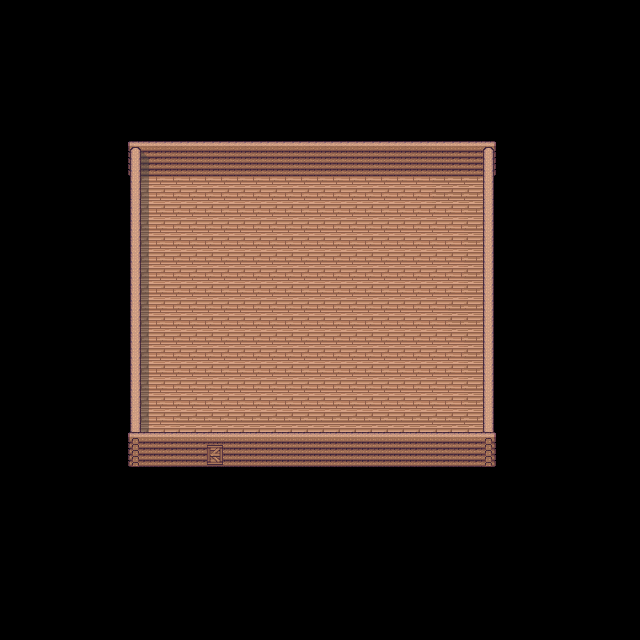

This is a level from a 2D game, rendered from its Tiled map with the project's own tilesets. A one-line summary and the complete map file follow:
An orthogonal 40x40 tile map with 16x16 px tiles, 2 tile layers (background, collision), 2 tilesets and 1 object (goout01).

<map version="1.0" tiledversion="1.1.6" orientation="orthogonal" renderorder="right-down" width="40" height="40" tilewidth="16" tileheight="16" infinite="0" nextobjectid="2">
 <tileset firstgid="1" name="chajda_int2" tilewidth="16" tileheight="16" tilecount="56" columns="7">
  <image source="chajda_int2.png" width="112" height="128" />
 </tileset>
 <tileset firstgid="57" name="chajda_int" tilewidth="16" tileheight="16" tilecount="234" columns="18">
  <image source="chajda_int.png" width="288" height="208" />
 </tileset>
 <layer name="background" width="40" height="40">
  <data encoding="csv">
7,7,7,7,7,7,7,7,7,7,7,7,7,7,7,7,7,7,7,7,7,7,7,7,7,7,7,7,7,7,7,7,7,7,7,7,7,7,7,7,
7,7,7,7,7,7,7,7,7,7,7,7,7,7,7,7,7,7,7,7,7,7,7,7,7,7,7,7,7,7,7,7,7,7,7,7,7,7,7,7,
7,7,7,7,7,7,7,7,7,7,7,7,7,7,7,7,7,7,7,7,7,7,7,7,7,7,7,7,7,7,7,7,7,7,7,7,7,7,7,7,
7,7,7,7,7,7,7,7,7,7,7,7,7,7,7,7,7,7,7,7,7,7,7,7,7,7,7,7,7,7,7,7,7,7,7,7,7,7,7,7,
7,7,7,7,7,7,7,7,7,7,7,7,7,7,7,7,7,7,7,7,7,7,7,7,7,7,7,7,7,7,7,7,7,7,7,7,7,7,7,7,
7,7,7,7,7,7,7,7,7,7,7,7,7,7,7,7,7,7,7,7,7,7,7,7,7,7,7,7,7,7,7,7,7,7,7,7,7,7,7,7,
7,7,7,7,7,7,7,7,7,7,7,7,7,7,7,7,7,7,7,7,7,7,7,7,7,7,7,7,7,7,7,7,7,7,7,7,7,7,7,7,
7,7,7,7,7,7,7,7,7,7,7,7,7,7,7,7,7,7,7,7,7,7,7,7,7,7,7,7,7,7,7,7,7,7,7,7,7,7,7,7,
7,7,7,7,7,7,7,7,1,2,2,2,2,2,2,2,2,2,2,2,2,2,2,2,2,2,2,2,2,5,6,7,7,7,7,7,7,7,7,7,
7,7,7,7,7,7,7,7,8,9,10,10,10,10,10,10,10,10,10,10,10,10,10,10,10,10,10,11,12,12,13,7,7,7,7,7,7,7,7,7,
7,7,7,7,7,7,7,7,15,16,17,17,17,17,17,17,17,17,17,17,17,17,17,17,17,17,17,18,19,19,20,7,7,7,7,7,7,7,7,7,
7,7,7,7,7,7,7,7,22,23,24,24,24,24,24,24,24,24,24,24,24,24,24,24,24,24,24,25,26,26,27,7,7,7,7,7,7,7,7,7,
7,7,7,7,7,7,7,7,29,30,24,24,24,24,24,24,24,24,24,24,24,24,24,24,24,24,24,25,33,33,34,7,7,7,7,7,7,7,7,7,
7,7,7,7,7,7,7,7,22,23,24,24,24,24,24,24,24,24,24,24,24,24,24,24,24,24,24,24,24,25,27,7,7,7,7,7,7,7,7,7,
7,7,7,7,7,7,7,7,22,23,24,24,31,31,31,31,31,31,31,31,31,31,31,31,31,31,31,31,31,32,27,7,7,7,7,7,7,7,7,7,
7,7,7,7,7,7,7,7,22,23,24,24,31,31,31,31,31,31,31,31,31,31,31,31,31,31,31,31,31,32,27,7,7,7,7,7,7,7,7,7,
7,7,7,7,7,7,7,7,22,23,24,24,31,31,31,31,31,31,31,31,31,31,31,31,31,31,31,31,31,32,27,7,7,7,7,7,7,7,7,7,
7,7,7,7,7,7,7,7,22,23,24,24,31,31,31,31,31,31,31,31,31,31,31,31,31,31,31,31,31,32,27,7,7,7,7,7,7,7,7,7,
7,7,7,7,7,7,7,7,22,23,24,31,31,31,31,31,31,31,31,31,31,31,31,31,31,31,31,31,31,32,27,7,7,7,7,7,7,7,7,7,
7,7,7,7,7,7,7,7,22,23,24,31,31,31,31,31,31,31,31,31,31,31,31,31,31,31,31,31,32,25,27,7,7,7,7,7,7,7,7,7,
7,7,7,7,7,7,7,7,22,23,24,31,31,31,31,31,31,31,31,31,31,31,31,31,31,31,31,31,32,32,27,7,7,7,7,7,7,7,7,7,
7,7,7,7,7,7,7,7,22,23,24,24,31,31,31,31,31,31,31,31,31,31,31,31,31,31,31,31,31,32,27,7,7,7,7,7,7,7,7,7,
7,7,7,7,7,7,7,7,22,23,24,24,31,31,31,31,31,31,31,31,31,31,31,31,31,31,31,31,31,32,27,7,7,7,7,7,7,7,7,7,
7,7,7,7,7,7,7,7,22,23,24,24,31,31,31,31,31,31,31,31,31,31,31,31,31,31,31,31,31,32,27,7,7,7,7,7,7,7,7,7,
7,7,7,7,7,7,7,7,22,23,24,24,31,31,31,31,31,31,31,31,31,31,31,31,31,31,31,31,31,32,27,7,7,7,7,7,7,7,7,7,
7,7,7,7,7,7,7,7,29,30,31,31,31,31,31,31,31,31,31,31,31,31,31,31,31,31,31,31,31,32,34,7,7,7,7,7,7,7,7,7,
7,7,7,7,7,7,7,7,29,30,31,32,32,32,32,32,32,32,32,32,32,32,32,32,32,32,32,33,32,33,34,7,7,7,7,7,7,7,7,7,
7,7,7,7,7,7,7,7,36,39,40,39,37,38,39,39,39,39,39,39,39,39,39,39,39,39,39,40,39,40,41,7,7,7,7,7,7,7,7,7,
7,7,7,7,7,7,7,7,43,46,47,46,44,45,46,46,46,46,46,46,46,46,46,46,46,46,46,47,46,47,48,7,7,7,7,7,7,7,7,7,
7,7,7,7,7,7,7,7,50,53,54,53,51,52,53,53,53,53,53,53,53,53,53,53,53,53,53,54,53,54,55,7,7,7,7,7,7,7,7,7,
7,7,7,7,7,7,7,7,7,7,7,7,7,7,7,7,7,7,7,7,7,7,7,7,7,7,7,7,7,7,7,7,7,7,7,7,7,7,7,7,
7,7,7,7,7,7,7,7,7,7,7,7,7,7,7,7,7,7,7,7,7,7,7,7,7,7,7,7,7,7,7,7,7,7,7,7,7,7,7,7,
7,7,7,7,7,7,7,7,7,7,7,7,7,7,7,7,7,7,7,7,7,7,7,7,7,7,7,7,7,7,7,7,7,7,7,7,7,7,7,7,
7,7,7,7,7,7,7,7,7,7,7,7,7,7,7,7,7,7,7,7,7,7,7,7,7,7,7,7,7,7,7,7,7,7,7,7,7,7,7,7,
7,7,7,7,7,7,7,7,7,7,7,7,7,7,7,7,7,7,7,7,7,7,7,7,7,7,7,7,7,7,7,7,7,7,7,7,7,7,7,7,
7,7,7,7,7,7,7,7,7,7,7,7,7,7,7,7,7,7,7,7,7,7,7,7,7,7,7,7,7,7,7,7,7,7,7,7,7,7,7,7,
7,7,7,7,7,7,7,7,7,7,7,7,7,7,7,7,7,7,7,7,7,7,7,7,7,7,7,7,7,7,7,7,7,7,7,7,7,7,7,7,
7,7,7,7,7,7,7,7,7,7,7,7,7,7,7,7,7,7,7,7,7,7,7,7,7,7,7,7,7,7,7,7,7,7,7,7,7,7,7,7,
7,7,7,7,7,7,7,7,7,7,7,7,7,7,7,7,7,7,7,7,7,7,7,7,7,7,7,7,7,7,7,7,7,7,7,7,7,7,7,7,
7,7,7,7,7,7,7,7,7,7,7,7,7,7,7,7,7,7,7,7,7,7,7,7,7,7,7,7,7,7,7,7,7,7,7,7,7,7,7,7
</data>
 </layer>
 <layer name="collision" width="40" height="40">
  <data encoding="csv">
7,7,7,7,7,7,7,7,7,7,7,7,7,7,7,7,7,7,7,7,7,7,7,7,7,7,7,7,7,7,7,7,7,7,7,7,7,7,7,7,
7,7,7,7,7,7,7,7,7,7,7,7,7,7,7,7,7,7,7,7,7,7,7,7,7,7,7,7,7,7,7,7,7,7,7,7,7,7,7,7,
7,7,7,7,7,7,7,7,7,7,7,7,7,7,7,7,7,7,7,7,7,7,7,7,7,7,7,7,7,7,7,7,7,7,7,7,7,7,7,7,
7,7,7,7,7,7,7,7,7,7,7,7,7,7,7,7,7,7,7,7,7,7,7,7,7,7,7,7,7,7,7,7,7,7,7,7,7,7,7,7,
7,7,7,7,7,7,7,7,7,7,7,7,7,7,7,7,7,7,7,7,7,7,7,7,7,7,7,7,7,7,7,7,7,7,7,7,7,7,7,7,
7,7,7,7,7,7,7,7,7,7,7,7,7,7,7,7,7,7,7,7,7,7,7,7,7,7,7,7,7,7,7,7,7,7,7,7,7,7,7,7,
7,7,7,7,7,7,7,7,7,7,7,7,7,7,7,7,7,7,7,7,7,7,7,7,7,7,7,7,7,7,7,7,7,7,7,7,7,7,7,7,
7,7,7,7,7,7,7,7,7,7,7,7,7,7,7,7,7,7,7,7,7,7,7,7,7,7,7,7,7,7,7,7,7,7,7,7,7,7,7,7,
7,7,7,7,7,7,7,7,1,2,2,2,2,2,2,2,2,2,2,2,2,2,2,2,2,2,2,2,2,5,6,7,7,7,7,7,7,7,7,7,
7,7,7,7,7,7,7,7,8,9,10,10,10,10,10,10,10,10,10,10,10,10,10,10,10,10,10,11,12,12,13,7,7,7,7,7,7,7,7,7,
7,7,7,7,7,7,7,7,15,16,17,17,17,17,17,17,17,17,17,17,17,17,17,17,17,17,17,18,19,19,20,7,7,7,7,7,7,7,7,7,
7,7,7,7,7,7,7,7,22,0,0,0,0,0,0,0,0,0,0,0,0,0,0,0,0,0,0,0,0,0,27,7,7,7,7,7,7,7,7,7,
7,7,7,7,7,7,7,7,29,0,0,0,0,0,0,0,0,0,0,0,0,0,0,0,0,0,0,0,0,0,34,7,7,7,7,7,7,7,7,7,
7,7,7,7,7,7,7,7,22,0,0,0,0,0,0,0,0,0,0,0,0,0,0,0,0,0,0,0,0,0,27,7,7,7,7,7,7,7,7,7,
7,7,7,7,7,7,7,7,22,0,0,0,0,0,0,0,0,0,0,0,0,0,0,0,0,0,0,0,0,0,27,7,7,7,7,7,7,7,7,7,
7,7,7,7,7,7,7,7,22,0,0,0,0,0,0,0,0,0,0,0,0,0,0,0,0,0,0,0,0,0,27,7,7,7,7,7,7,7,7,7,
7,7,7,7,7,7,7,7,22,0,0,0,0,0,0,0,0,0,0,0,0,0,0,0,0,0,0,0,0,0,27,7,7,7,7,7,7,7,7,7,
7,7,7,7,7,7,7,7,22,0,0,0,0,0,0,0,0,0,0,0,0,0,0,0,0,0,0,0,0,0,27,7,7,7,7,7,7,7,7,7,
7,7,7,7,7,7,7,7,22,0,0,0,0,0,0,0,0,0,0,0,0,0,0,0,0,0,0,0,0,0,27,7,7,7,7,7,7,7,7,7,
7,7,7,7,7,7,7,7,22,0,0,0,0,0,0,0,0,0,0,0,0,0,0,0,0,0,0,0,0,0,27,7,7,7,7,7,7,7,7,7,
7,7,7,7,7,7,7,7,22,0,0,0,0,0,0,0,0,0,0,0,0,0,0,0,0,0,0,0,0,0,27,7,7,7,7,7,7,7,7,7,
7,7,7,7,7,7,7,7,22,0,0,0,0,0,0,0,0,0,0,0,0,0,0,0,0,0,0,0,0,0,27,7,7,7,7,7,7,7,7,7,
7,7,7,7,7,7,7,7,22,0,0,0,0,0,0,0,0,0,0,0,0,0,0,0,0,0,0,0,0,0,27,7,7,7,7,7,7,7,7,7,
7,7,7,7,7,7,7,7,22,0,0,0,0,0,0,0,0,0,0,0,0,0,0,0,0,0,0,0,0,0,27,7,7,7,7,7,7,7,7,7,
7,7,7,7,7,7,7,7,22,0,0,0,0,0,0,0,0,0,0,0,0,0,0,0,0,0,0,0,0,0,27,7,7,7,7,7,7,7,7,7,
7,7,7,7,7,7,7,7,29,0,0,0,0,0,0,0,0,0,0,0,0,0,0,0,0,0,0,0,0,0,34,7,7,7,7,7,7,7,7,7,
7,7,7,7,7,7,7,7,29,0,0,0,0,0,0,0,0,0,0,0,0,0,0,0,0,0,0,0,0,0,34,7,7,7,7,7,7,7,7,7,
7,7,7,7,7,7,7,7,36,39,40,39,37,38,39,39,39,39,39,39,39,39,39,39,39,39,39,40,39,40,41,7,7,7,7,7,7,7,7,7,
7,7,7,7,7,7,7,7,43,46,47,46,44,45,46,46,46,46,46,46,46,46,46,46,46,46,46,47,46,47,48,7,7,7,7,7,7,7,7,7,
7,7,7,7,7,7,7,7,50,53,54,53,51,52,53,53,53,53,53,53,53,53,53,53,53,53,53,54,53,54,55,7,7,7,7,7,7,7,7,7,
7,7,7,7,7,7,7,7,7,7,7,7,7,7,7,7,7,7,7,7,7,7,7,7,7,7,7,7,7,7,7,7,7,7,7,7,7,7,7,7,
7,7,7,7,7,7,7,7,7,7,7,7,7,7,7,7,7,7,7,7,7,7,7,7,7,7,7,7,7,7,7,7,7,7,7,7,7,7,7,7,
7,7,7,7,7,7,7,7,7,7,7,7,7,7,7,7,7,7,7,7,7,7,7,7,7,7,7,7,7,7,7,7,7,7,7,7,7,7,7,7,
7,7,7,7,7,7,7,7,7,7,7,7,7,7,7,7,7,7,7,7,7,7,7,7,7,7,7,7,7,7,7,7,7,7,7,7,7,7,7,7,
7,7,7,7,7,7,7,7,7,7,7,7,7,7,7,7,7,7,7,7,7,7,7,7,7,7,7,7,7,7,7,7,7,7,7,7,7,7,7,7,
7,7,7,7,7,7,7,7,7,7,7,7,7,7,7,7,7,7,7,7,7,7,7,7,7,7,7,7,7,7,7,7,7,7,7,7,7,7,7,7,
7,7,7,7,7,7,7,7,7,7,7,7,7,7,7,7,7,7,7,7,7,7,7,7,7,7,7,7,7,7,7,7,7,7,7,7,7,7,7,7,
7,7,7,7,7,7,7,7,7,7,7,7,7,7,7,7,7,7,7,7,7,7,7,7,7,7,7,7,7,7,7,7,7,7,7,7,7,7,7,7,
7,7,7,7,7,7,7,7,7,7,7,7,7,7,7,7,7,7,7,7,7,7,7,7,7,7,7,7,7,7,7,7,7,7,7,7,7,7,7,7,
7,7,7,7,7,7,7,7,7,7,7,7,7,7,7,7,7,7,7,7,7,7,7,7,7,7,7,7,7,7,7,7,7,7,7,7,7,7,7,7
</data>
 </layer>
 <objectgroup name="objects">
  <object id="1" name="goout01" gid="7" x="207" y="446" width="16" height="16" />
 </objectgroup>
</map>
